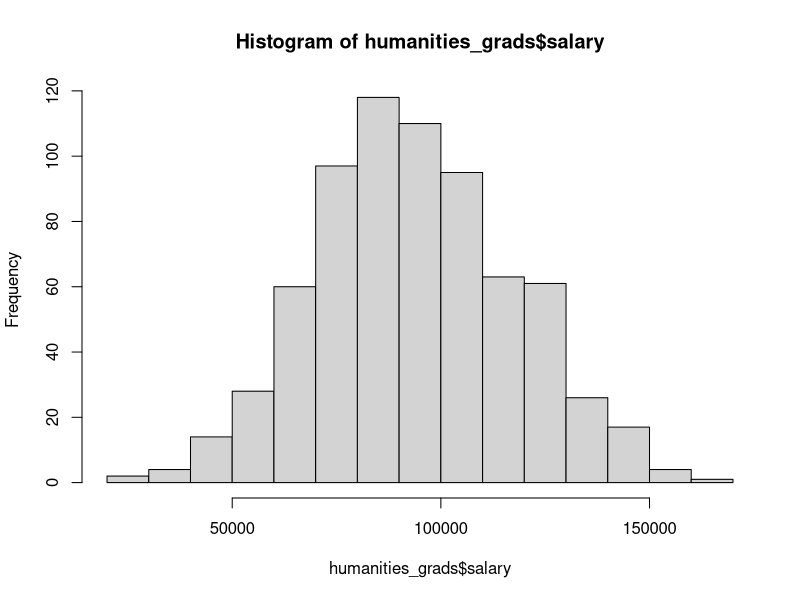
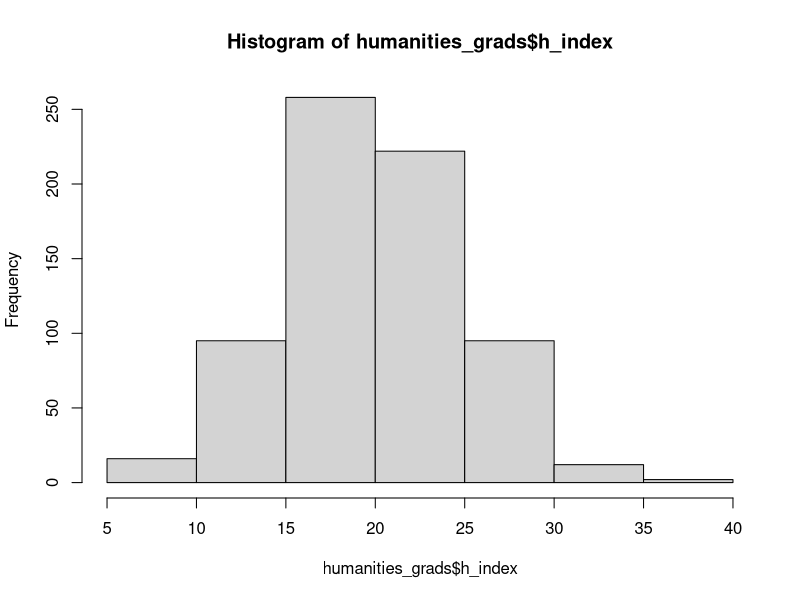
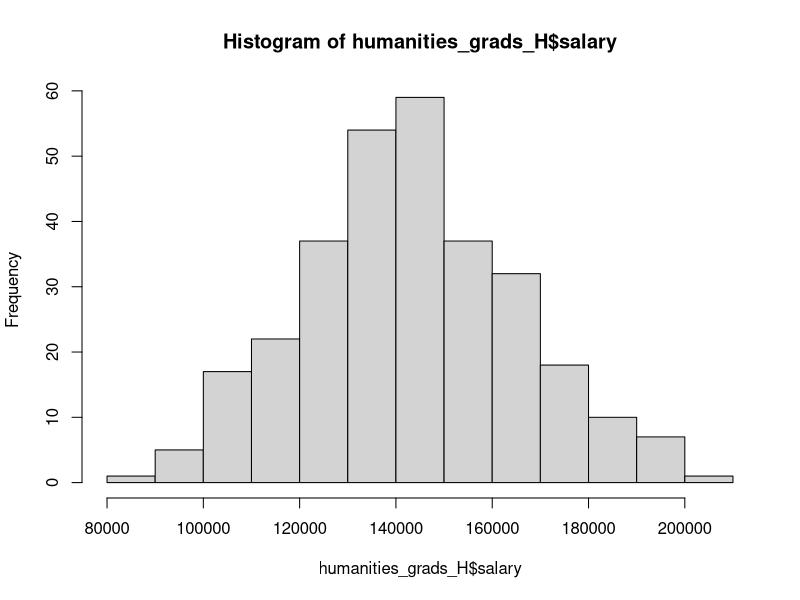
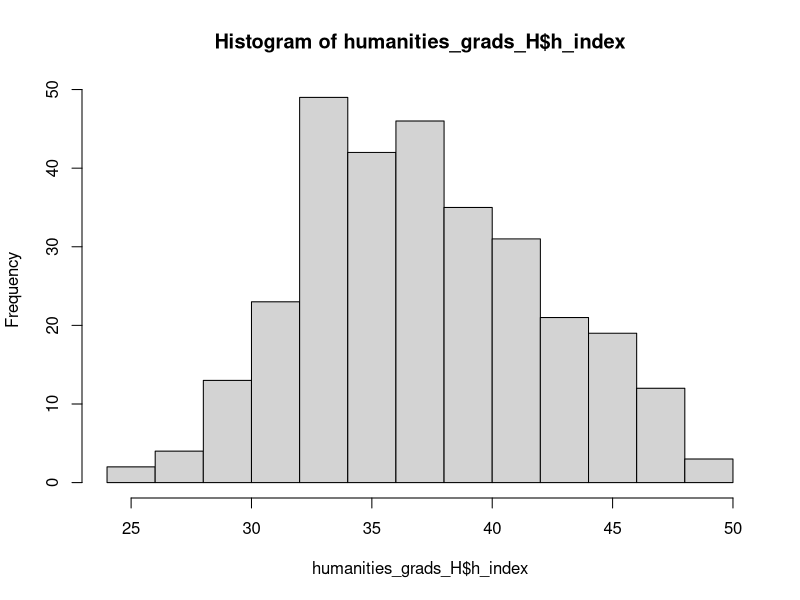
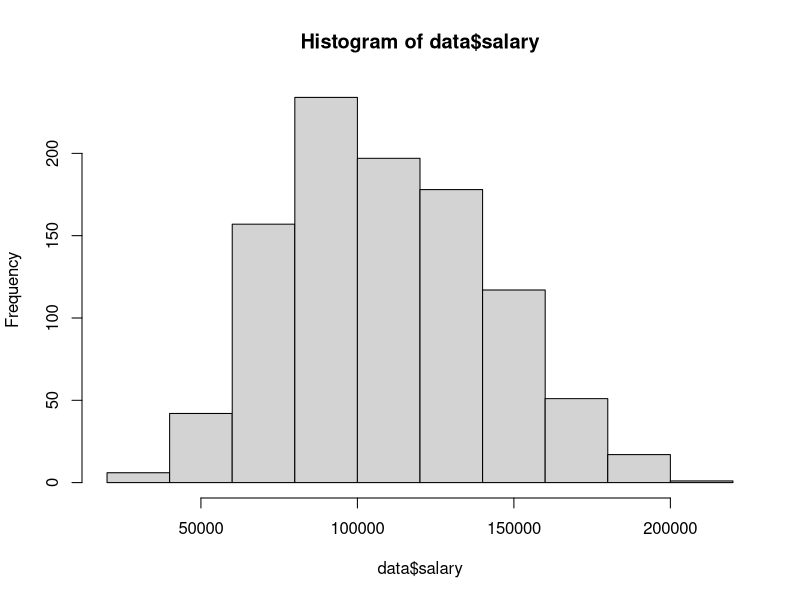
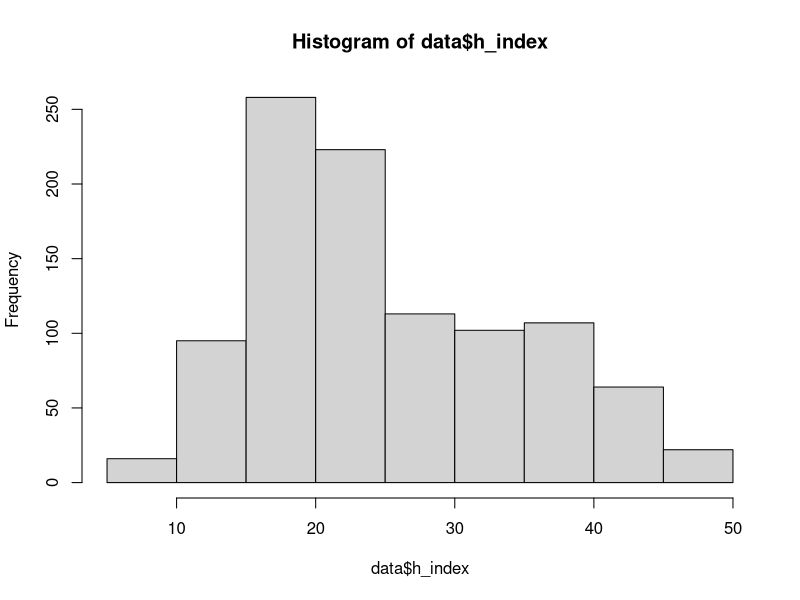
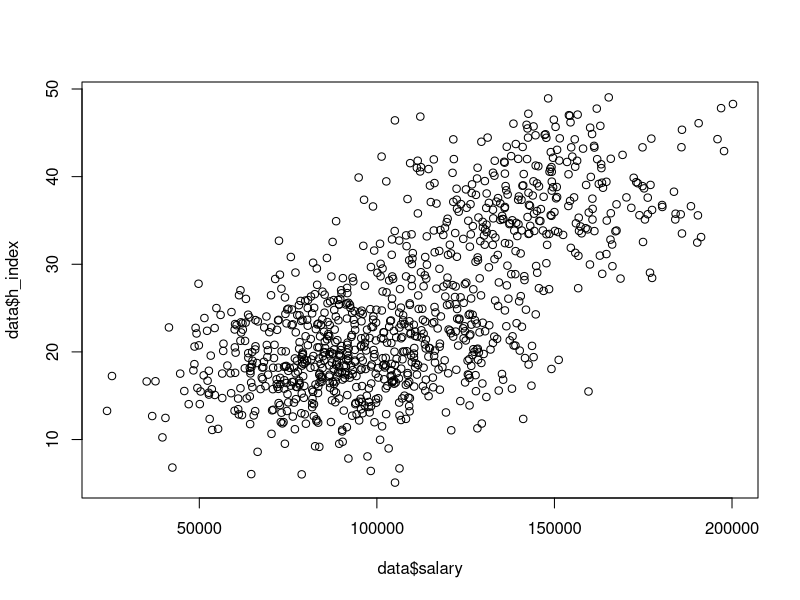

Write the R code that produced these figures, in order. (Note: this script raises an error after producing the figures.)
## ---- chunk 1
knitr::opts_chunk$set(echo = TRUE)
## ---- chunk 2
humanities_grads_salary_params <- list(
  mu = 90000, # mean yearly income (low in humanities)
  alpha = c('n' = -5000,
            'y' = +20000
  ),
  beta = c('us' = 0,
           'int' = +1000
  ),
  # Not adding any interaction terms (gamma)
  sigma = 20000
)
## ---- chunk 3
population_dist <- rnorm(100000, humanities_grads_salary_params$mu, humanities_grads_salary_params$sigma) #Currently using a normal distribution for simplicity. We can change later or use different distributions for other fields

sample_size <- 700 # only sampled part of data

humanities_grads <- expand.grid(
  post_doc = rep(NA, sample_size), 
  location = rep(NA),
  salary = NA
)

for (r in 1:nrow(humanities_grads)) {
  # randomly assign post-doc or not with proportion (0.3 post-doc, 0.7 not)
  humanities_grads$post_doc[r] <- sample(c('y', 'n'), size=1, prob=c(0.3, 0.7))
  # randomly assign location with proportion (0.4 international, 0.6 U.S.)
  humanities_grads$location[r] <- sample(c('us', 'int'), size=1, prob=c(0.4, 0.6))
  
  # Assign params based on pumpkin example
}
## ---- chunk 4
for (j in 1:nrow(humanities_grads)) {
  pd <- as.character(humanities_grads$post_doc[j]) # temp. store post doc status
  loc <- as.character(humanities_grads$location[j])      # temp. store location         
  gamma <- 0                       #no interaction, so no combination factor needed
  humanities_grads$salary[j] <- (
    sample(population_dist, 1)                        #sample randomly from the population distribution
    + humanities_grads_salary_params$alpha[pd]                # assign expected impact of other variables
    + humanities_grads_salary_params$beta[loc]                
    + gamma                          
  )
}
## ---- chunk 5
hist(humanities_grads$salary) #plot salary histogram

#mutate salary, altering scaling variables and mean of index distibution until desired mean impact and desired correlation between impact and salary is reached. Here, I picked mean h-index ~ 11 (based on a google search) and correlation ~0.3 (because we wanted h-index to be only weakly important in this field)
## ---- chunk 6
humanities_grads <- humanities_grads |> 
  dplyr::mutate(h_index = humanities_grads$salary * 0.00005 + rnorm(700, 15, 5))
mean_impact <- mean(humanities_grads$h_index)
correlation <- cor(humanities_grads$salary, humanities_grads$h_index)
## ---- chunk 7
hist(humanities_grads$h_index) #plot h-index values
## ---- chunk 8
humanities_grads_H_salary_params <- list(
  mu = 140000, # mean yealy income
  alpha = c('n' = -5000,
            'y' = +20000
  ),
  beta = c('us' = 0,
           'int' = +1000
  ),
  # Not adding any interaction terms (gamma)
  sigma = 20000
)
## ---- chunk 9
population_dist <- rnorm(100000, humanities_grads_H_salary_params$mu, humanities_grads_H_salary_params$sigma) #Currently using a normal distribution for simplicity. We can change later or use different distributions for other fields

sample_size <- 300

humanities_grads_H <- expand.grid(
  post_doc = rep(NA, sample_size), 
  location = rep(NA),
  salary = NA
)

for (r in 1:nrow(humanities_grads_H)) {
  # randomly assign post-doc or not with proportion (0.3 post-doc, 0.7 not)
  humanities_grads_H$post_doc[r] <- sample(c('y', 'n'), size=1, prob=c(0.3, 0.7))
  # randomly assign location with proportion (0.4 international, 0.6 U.S.)
  humanities_grads_H$location[r] <- sample(c('us', 'int'), size=1, prob=c(0.4, 0.6))
  
  # Assign params based on pumpkin example
}
## ---- chunk 10
for (j in 1:nrow(humanities_grads_H)) {
  pd <- as.character(humanities_grads_H$post_doc[j]) # temp. store post doc status
  loc <- as.character(humanities_grads_H$location[j])      # temp. store location         
  gamma <- 0                       #no interaction, so no combination factor needed
  humanities_grads_H$salary[j] <- (
    sample(population_dist, 1)                        #sample randomly from the population distribution
    + humanities_grads_H_salary_params$alpha[pd]                # assign expected impact of other variables
    + humanities_grads_H_salary_params$beta[loc]                
    + gamma                          
  )
}
## ---- chunk 11
hist(humanities_grads_H$salary) #plot salary histogram
## ---- chunk 12
#mutate salary, altering scaling variables and mean of index distibution until desired mean impact and desired correlation between impact and salary is reached. Here, I picked mean h-index ~ 11 (based on a google search) and correlation ~0.3 (because we wanted h-index to be only weakly important in this field)

humanities_grads_H <- humanities_grads_H |> 
  dplyr::mutate(h_index = humanities_grads_H$salary * 0.00005 + rnorm(300, 30, 5))
mean_impact <- mean(humanities_grads_H$h_index)
correlation <- cor(humanities_grads_H$salary, humanities_grads_H$h_index)
## ---- chunk 13
hist(humanities_grads_H$h_index) #plot h-index values
## ---- chunk 14
data <- rbind(humanities_grads, humanities_grads_H)
data$fiedl <- "humanities"


hist(data$salary) #plot salary histogram
hist(data$h_index) #plot h-index values

plot(
  x = data$salary,
  y = data$h_index,
  cex = 1,
  pch = 21,
)



## ---- chunk 15
t.seed(12)
salery <- rnorm(n = 200, mean = 150000, sd = 8000);
hist(salery, xlab = "Random value (X)", col = "grey",
     main = "", cex.lab = 1.5, cex.axis = 1.5);

h_index <- rnorm(n = 200, mean = 55, sd = 15);
hist(h_index, xlab = "Random value (X)", col = "grey",
     main = "", cex.lab = 1.5, cex.axis = 1.5);

humanities_high <- data.frame(salery, h_index)
humanities_high$h_index_cat <- "high"
humanities_high$discipline <- "humanities"
humanities_high$country <- ""

salery <- rnorm(n = 800, mean = 90000, sd = 8000);
hist(salery, xlab = "Random value (X)", col = "grey",
     main = "", cex.lab = 1.5, cex.axis = 1.5);

h_index <- rnorm(n = 200, mean = 20, sd = 15);
hist(h_index, xlab = "Random value (X)", col = "grey",
     main = "", cex.lab = 1.5, cex.axis = 1.5);

humanities_low <- data.frame(salery, h_index)
humanities_low$h_index_cat <- "low"
humanities_low$discipline <- "humanities"
humanities_low$country <- ""
humanities <- rbind(humanities_high, humanities_low)

hist(humanities$salery, xlab = "Random value (X)", col = "grey",
     main = "", cex.lab = 1.5, cex.axis = 1.5)

hist(humanities$h_index, xlab = "Random value (X)", col = "grey",
     main = "", cex.lab = 1.5, cex.axis = 1.5)

plot(
  x = humanities$salery,
  y = humanities$h_index,
  cex = 1,
  pch=21
)


salery <- rnorm(n = 1000, mean = 120000, sd = 11000);
hist(salery, xlab = "Random value (X)", col = "grey",
     main = "", cex.lab = 1.5, cex.axis = 1.5);

h_index <- rnorm(n = 1000, mean = 40, sd = 15);
hist(h_index, xlab = "Random value (X)", col = "grey",
     main = "", cex.lab = 1.5, cex.axis = 1.5);

whatever <- data.frame(salery, h_index)
whatever$h_index_cat <- ""
whatever$discipline <- "whatever"
whatever$country <- ""

plot(
  x = whatever$salery,
  y = whatever$h_index,
  cex = 1,
  pch=21,
  )


data <- rbind(humanities, whatever)

#clrs <- c("red" = "humanities", "blue"="whatever")
plot(df_prob1$x1, df_prob1$x2, pch = df_prob1$y, col = clrs)

plot(
  x = data$salery,
  y = data$h_index,
  cex = 1,
  pch = 21,
)

